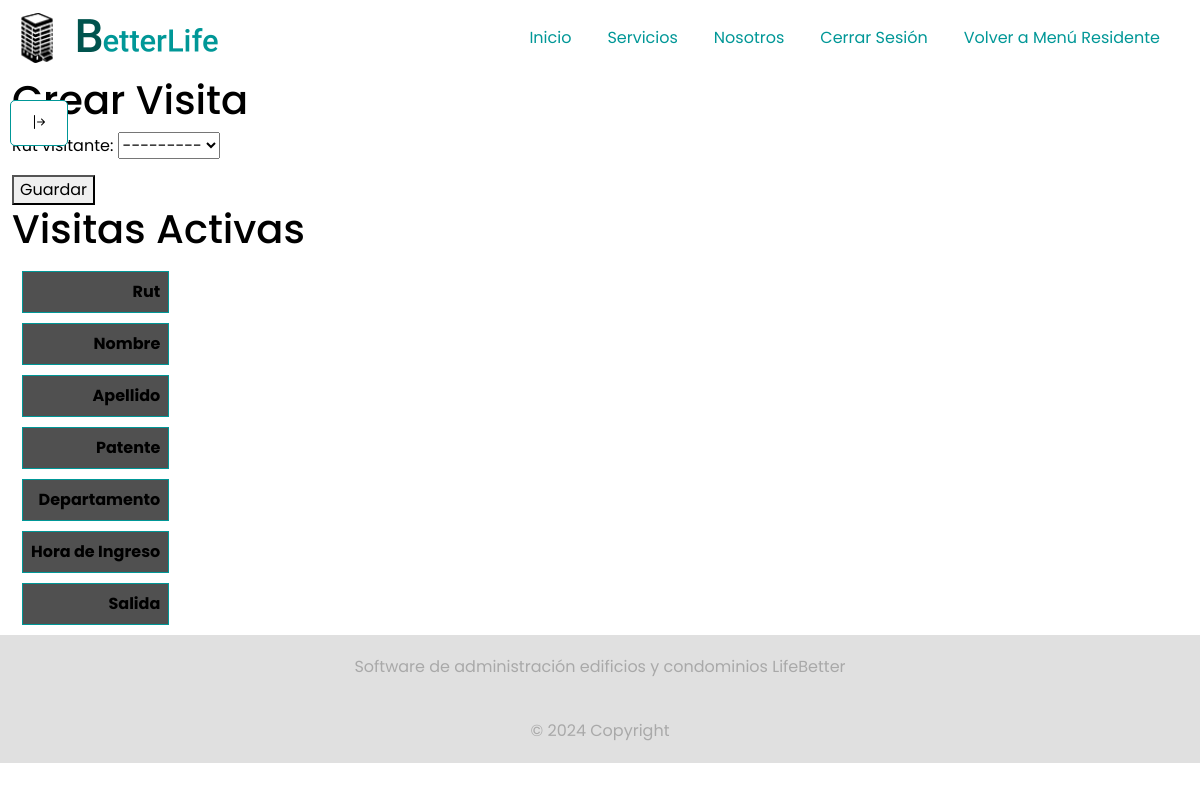
The page /conserje/registro/visita (signed in) on the database as committed earlier.
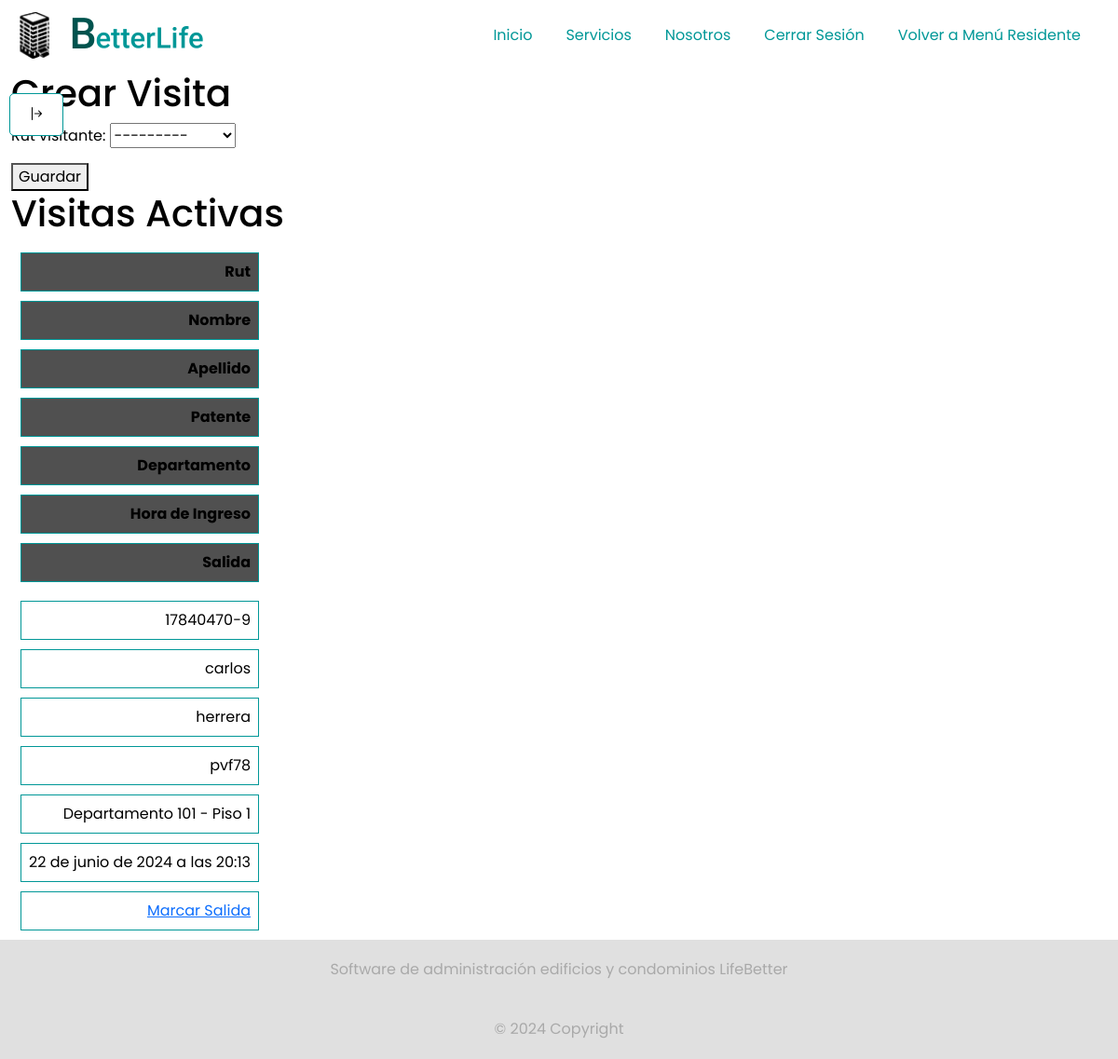
The same page on the database as committed later.
### LifeBetterApp/models.py (models this page shows, shortened)
class RegistroVisitanteDepto(models.Model):
    id_visitante_depto = models.AutoField(primary_key=True)
    rut_visitante = models.ForeignKey(Visitante, on_delete=models.CASCADE)
    fecha_hora_ingreso = models.DateTimeField(default=timezone.now)
    fecha_hora_salida = models.DateTimeField(null=True, blank=True)
    class Meta:
        db_table = 'registro_visitante_depto'
        verbose_name = 'Registro Visitante Depto'
        verbose_name_plural = 'Registros Visitante Depto'

class Visitante(models.Model):
    id = models.AutoField(primary_key=True)
    rut_visitante = models.CharField(max_length=8, validators=[validar_rut])
    dv_visitante = models.CharField(max_length=1, validators=[validar_dv])
    nombres_visitante = models.CharField(max_length=80)
    apellido_visitante = models.CharField(max_length=80)
    patente = models.CharField(max_length=6, blank=True, null=True)
    departamento = models.ForeignKey(Departamento, on_delete=models.CASCADE)
    class Meta:
        db_table = 'visitante'
        verbose_name = 'Visitante'
        verbose_name_plural = 'Visitantes'
    def __str__(self):
        return f'{self.nombres_visitante} {self.apellido_visitante}'

class Departamento(models.Model):
    id_depto = models.AutoField(primary_key=True)
    numero_depto = models.IntegerField()
    piso = models.IntegerField()
    class Meta:
        db_table = 'departamento'
        verbose_name = 'Departamento'
        verbose_name_plural = 'Departamentos'
    def __str__(self):
        return f'Departamento {self.numero_depto} - Piso {self.piso}'

### LifeBetterApp/views.py (the view)
# urls.py: path('conserje/registro/visita', views.registro_visitante_depto, name='registro_visitante_depto'),
@login_required
def registro_visitante_depto(request):
    if request.user.role == 'conserje' or request.user.role == 'residente':
        if request.method == 'POST':
            form1 = RegistroVisitanteDeptoForm(request.POST, prefix='form1')
            if form1.is_valid():
                form1.save()
                return redirect('registro_visitante_depto')
        else:
            form1 = RegistroVisitanteDeptoForm(prefix='form1')
        visitas = RegistroVisitanteDepto.objects.filter(fecha_hora_salida__isnull=True)
    else:
        return redirect('unauthorized')
    return render(request, 'conserje/agregarvisita.html', {'form1': form1, 'visitas': visitas})

### LifeBetterApp/forms.py
class RegistroVisitanteDeptoForm(forms.ModelForm):
    class Meta:
        model = RegistroVisitanteDepto
        fields = ['rut_visitante']

### LifeBetterApp/templates/conserje/agregarvisita.html (shortened to what this page needs)
{% extends "../index.html" %}
{% load static %}
{% block body %}
{% include 'componentes/sidenav.html' %}
<h1>Crear Visita</h1>
<form method="post">
    {{ form1.as_p }}
    <button type="submit">Guardar</button>
</form>
<h1>Visitas Activas</h1>
<table>
  <thead>
    <tr>
      <th>Rut</th>
      <th>Nombre</th>
      <th>Apellido</th>
      <th>Patente</th>
      <th>Departamento</th>
      <th>Hora de Ingreso</th>
      <th>Salida</th>
    </tr>
  </thead>
  <tbody>
    {% for visita in visitas %}
    <tr>
      <td>{{ visita.rut_visitante.rut_visitante }}-{{visita.rut_visitante.dv_visitante}} </td>
      <td>{{ visita.rut_visitante.nombres_visitante }}</td>
      <td>{{ visita.rut_visitante.apellido_visitante }}</td>
      <td>{{ visita.rut_visitante.patente }}</td>
      <td>{{ visita.rut_visitante.departamento }}</td>
      <td>{{ visita.fecha_hora_ingreso }}</td>
      <td>
        <a href="{% url 'salida_visita' id=visita.id_visitante_depto %}">Marcar Salida</a>
      </td>
    </tr>
    {% endfor %}
  </tbody>
</table>
{% endblock %}

### LifeBetterApp/templates/index.html (shortened to what this page needs)
{% load static %}
<!DOCTYPE html>
<html lang="en">
  <head>
    <link rel="stylesheet" type="text/css" href="{% static 'css/bootstrap.min.css' %}" />
    <link href="https://cdn.jsdelivr.net/npm/bootstrap@5.2.3/dist/css/bootstrap.min.css" rel="stylesheet"
>
    <link rel="stylesheet" href="https://cdn.jsdelivr.net/npm/bootstrap-icons@1.11.3/font/bootstrap-icons.min.css">
    <link rel="stylesheet" type="text/css" href="{% static 'css/components.css' %}" />
    <link rel="stylesheet" type="text/css" href="{% static 'css/base.css' %}" />
    <link rel="stylesheet" type="text/css" href="{% static 'css/nav.css' %}" />
    <link rel="stylesheet" href="https://cdnjs.cloudflare.com/ajax/libs/font-awesome/6.0.0/css/all.min.css">
  </head>
  <body>
    <div id="gridContainer" class="grid-container">
      {% include 'componentes/header.html' %}
      <div class="container-fluid">{% block body %} {% endblock %}</div>
      {% include 'componentes/footer.html' %}
    </div>
  </body>
</html>

### LifeBetterApp/templates/componentes/header.html
{% load static %}
<div class="grid-header">
  {% include 'componentes/navigate.html' %}
</div>

### LifeBetterApp/templates/componentes/navigate.html (shortened to what this page needs)
{% load static %}
<div class="grid-header">
  <nav class="navbar navbar-expand-lg">
    <div class="container-fluid">
      <div class="navbar-brand">
        <img src="{% static 'img/logo/logoventana.png' %}" width="50" height="50" alt="Logo Ventana" />
        <img src="{% static 'img/logo/LOGOBETTERLIFE.png' %}" width="150" height="50" alt="Logo Better Life" />
      </div>
      <div class="collapse navbar-collapse justify-content-end" id="navbarSupportedContent">
        <ul class="navbar-nav mb-2 mb-lg-0 ms-auto">
          <li class="nav-item">
            <a class="nav-link" aria-current="page" href="{% url 'home' %}">Inicio</a>
          </li>
          <li class="nav-item">
            <a class="nav-link" href="{% url 'servicio' %}">Servicios</a>
          </li>
          <li class="nav-item">
            <a class="nav-link" href="{% url 'nosotros' %}">Nosotros</a>
          </li>
          <li class="nav-item">
            {% if user.is_authenticated %}
            <a class="nav-link" href="{% url 'logout' %}">Cerrar Sesión</a>
            {% else %}
            <a class="nav-link" href="{% url 'login' %}">Iniciar Sesión</a>
            {% endif %}
          </li>
          {% if request.user.role == 'residente' %}
          <li class="nav-item">
            <a class="nav-link" href="{% url 'residente' %}">Volver a Menú Residente</a>
          </li>
          {% endif %}
        </ul>
      </div>
    </div>
  </nav>
</div>

### LifeBetterApp/templates/componentes/sidenav.html (shortened to what this page needs)
<button class="btn btn-primary" type="button" data-bs-toggle="offcanvas" data-bs-target="#offcanvasWithBothOptions"
  aria-controls="offcanvasWithBothOptions">
  <i class="bi bi-arrow-bar-right"></i>
</button>

### LifeBetterApp/templates/componentes/footer.html
{% load static %}
<div class="grid-footer">
    <footer class="footer">Software de administración edificios y condominios LifeBetter</footer>
    <footer class="footer">© 2024 Copyright</footer>
</div>

### LifeBetterApp/static/css/components.css (style rules this page uses)
:root { --primary-color: #009797; --secondary-color: #505050; --background-color: #ffffff; --sidebar-background: #e0e0e0; --text-color: var(--secondary-color); --tertiary-color: #c0c0c0; }
th, td { display: flex; justify-content: flex-end; border: 1px solid var(--primary-color); padding: 8px; text-align: left; margin: 10px; }
th { background-color: var(--tertiary-color); }
.btn-primary { background-color: var(--primary-color); border-color: var(--primary-color); padding: 12px 24px; border-radius: 8px; font-weight: bold; transition: background-color 0.3s ease; }
.footer { text-align: center; padding: 20px; background-color: var(--sidebar-background); color: darkgrey; width: 100%; }

### LifeBetterApp/static/css/base.css (style rules this page uses)
:root { --primary-color: #009797; --secondary-color: #000000; --background-color: #ffffff; --sidebar-background: #e0e0e0; --text-color: var(--secondary-color); --tertiary-color: #505050; }
body { font-family: 'Poppins', sans-serif; min-height: 100vh; background-color: var(--background-color); color: var(--text-color); transition: background-color 0.5s ease, color 0.5s ease; }
.btn-primary { display: inline-block; padding: 10px 20px; background-color: #fff; color: var(--secondary-color); text-decoration: none; border-radius: 5px; }

### LifeBetterApp/static/css/nav.css (style rules this page uses)
:root { --primary-color: #009797; --secondary-color: #000000; --background-color: #ffffff; --sidebar-background: #e0e0e0; --text-color: var(--secondary-color); --tertiary-color: #505050; }
.navbar { background-color: var(--background-color); display: flex; justify-content: flex-end; align-items: center; margin-left: 0 !important; }
.navbar-brand { display: flex; align-items: center; }
.navbar-brand img { margin-right: 10px; }
.navbar a { color: var(--primary-color); font-size: 100%; margin-right: 20px; }
.navbar-collapse { align-items: center; justify-content: space-between; width: auto; max-height: 250px; overflow-y: auto; }
.btn-primary[data-bs-toggle="offcanvas"] { position: fixed; top: 100px; left: 10px; z-index: 1030; }

Rows that differ between the two databases and show on the page:
added RegistroVisitanteDepto: rut_visitante.rut_visitante "17840470", rut_visitante.dv_visitante "9", rut_visitante.nombres_visitante "carlos", rut_visitante.apellido_visitante "herrera", rut_visitante.patente "pvf78", rut_visitante.departamento "Departamento 101 - Piso 1", fecha_hora_ingreso "22 de junio de 2024 a las 20:13"
